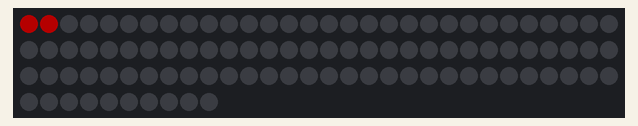
This sketch was run on a simulated ESP8266 (NodeMCU). Parts: 100 RGB LEDs in strip order, left to right, continuing on the next row. Wiring (inferred from the names in the program): APA102 LEDs: SPI. Dim RGB values are drawn brighter than linear.

Above: at 0.15 s.
At 5.02 s:
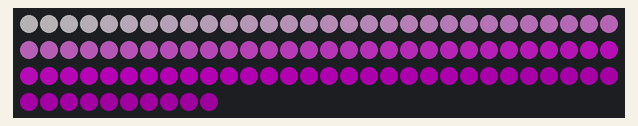
At 9.89 s:
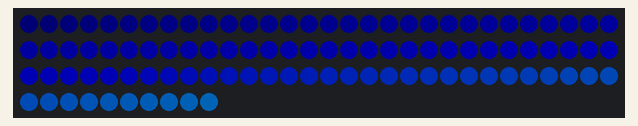
At 19.94 s:
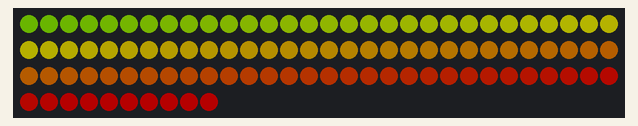
At 29.69 s:
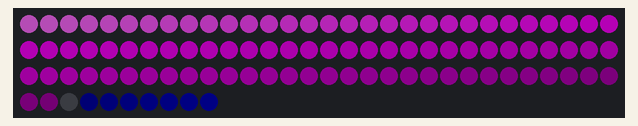
At 39.74 s:
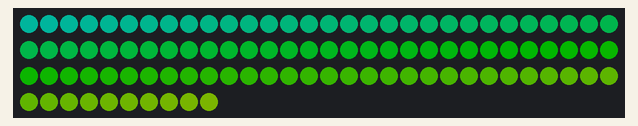

The sketch:

SK9822_Tester.ino
```cpp
/*
      //Pin out for module
      D5  CLK   -   Red
      D7  DATA  -   Black
*/

#include "SPI.h"
#include "apa102LEDStrip.h"
#include "colourObject.h"
#include <ESP8266WiFi.h>

const short int numLeds = 100;
const byte bytesPerLed = 4;
const byte maxValue = 64;
unsigned short int tickCnt=0, cIndex=0;

byte tempColour[3] = {0,0,0};

char colourList[9*3]={maxValue,0,0, maxValue,maxValue,0, 0,maxValue,0, 0,maxValue,maxValue, 0,0,maxValue, 0,0,0, maxValue,0,maxValue, maxValue,maxValue,maxValue, maxValue,0,0};
colourObject dynamicMultiColourBlock(maxValue, 9, colourList);
apa102LEDStrip leds = apa102LEDStrip(numLeds, bytesPerLed, 255);

void setup()
{
  WiFi.mode(WIFI_OFF);
  SPI.begin();
  SPI.setBitOrder(MSBFIRST);
  SPI.setFrequency(10000000);
  renderLEDs();
}


//  NODEmcu SPI APA102 LED Strip Driver code
void renderLEDs()
{
  SPI.writeBytes(leds.LEDs, leds._frameLength);
}


void loop()
{
  dynamicMultiColourBlock.getColour(cIndex%dynamicMultiColourBlock._bandWidth, tempColour);
  leds.setPixel(0, tempColour);
  for(tickCnt=numLeds-1; tickCnt>0; tickCnt--)
  {
    leds.getPixel(tickCnt-1, tempColour);
    leds.setPixel(tickCnt, tempColour);
  }
  renderLEDs();
  delay(10);
  cIndex++;
}
```

apa102LEDStrip.cpp
```cpp
#include "apa102LEDStrip.h"

apa102LEDStrip::apa102LEDStrip(short int numLEDs, byte bytesPerLED, byte globalBrightness)
{
  _numLEDs = numLEDs;
  _bytesPerLED = bytesPerLED;
  _endFrameLength = round( (numLEDs/2)/8 );
  _frameLength = (1+numLEDs+_endFrameLength)*bytesPerLED;
  _globalBrightness = globalBrightness;
  LEDs = new byte[_frameLength];

  //Start Frame
  LEDs[0] = 0;
  LEDs[1] = 0;
  LEDs[2] = 0;
  LEDs[3] = 0;
  //Driver frame+PIXEL frames
  for(_counter=_bytesPerLED; _counter<_frameLength-(_endFrameLength*_bytesPerLED); _counter+=_bytesPerLED)
  {
    LEDs[_counter] = _globalBrightness;
    LEDs[_counter+1] = 0;
    LEDs[_counter+2] = 0;
    LEDs[_counter+3] = 0;
  }
  //END frames
  for(_counter=_frameLength-(_endFrameLength*_bytesPerLED); _counter<_frameLength; _counter+=_bytesPerLED)
  {
    LEDs[_counter] = 255;
    LEDs[_counter+1] = 255;
    LEDs[_counter+2] = 255;
    LEDs[_counter+3] = 255;
  }
}

void apa102LEDStrip::setPixel(short int pixelIndex, byte *pixelColour)
{
  _counter = 4*(pixelIndex+1);
  LEDs[ _counter + 1 ] = pixelColour[2];
  LEDs[ _counter + 2 ] = pixelColour[1];
  LEDs[ _counter + 3 ] = pixelColour[0];
}
void apa102LEDStrip::getPixel(short int pixelIndex, byte *pixelColour)
{
  _counter = 4*(pixelIndex+1);
  pixelColour[2] = LEDs[ _counter + 1 ];
  pixelColour[1] = LEDs[ _counter + 2 ];
  pixelColour[0] = LEDs[ _counter + 3 ];
}
```

apa102LEDStrip.h
```cpp
#ifndef apa102LEDStrip_h
#define apa102LEDStrip_h
#include "Arduino.h"

class apa102LEDStrip
{
  public:
    apa102LEDStrip(short int numLEDs, byte bytesPerLED, byte globalBrightness);
    void setPixel(short int pixelIndex, byte *pixelColour);
    void getPixel(short int pixelIndex, byte *pixelColour);

    byte* LEDs;

    byte _globalBrightness;
    short int _frameLength;
    short int _endFrameLength;
    short int _numLEDs;
    byte _bytesPerLED;
    short int _counter;

  private:
};

#endif
```

colourObject.cpp
```cpp
#include "colourObject.h"
#include <stdlib.h>
#include <math.h>

colourObject::colourObject()
{

}

colourObject::colourObject(char maxValue)
{
  _colourBlockCount = 6;
  _primaryColours = new char*[_colourBlockCount];
  for(_cnt=0; _cnt<_colourBlockCount; _cnt++)
  {
    _primaryColours[_cnt] = new char[3];
  }
  for(_cnt=0; _cnt<3; _cnt++)
  {
    _colourTable[_cnt][0] = 0;
    _colourTable[_cnt][1] = 0;
    _colourTable[_cnt][2] = 0;
  }
  for(_cnt=0; _cnt<2; _cnt++)
  {
    _modifierTable[_cnt][0] = 0;
    _modifierTable[_cnt][1] = 0;
    _modifierTable[_cnt][2] = 0;
  }
  _coloursPerBlock = maxValue;
  _bandWidth = _coloursPerBlock*_colourBlockCount;
  //Fill out default primary colours
  //[[255,0,0],[255,255,0],[0,255,0],[0,255,255],[0,0,255],[255,0,255]]
  _primaryColours[0][0] = maxValue;
  _primaryColours[0][1] = 0;
  _primaryColours[0][2] = 0;

  _primaryColours[1][0] = maxValue;
  _primaryColours[1][1] = maxValue;
  _primaryColours[1][2] = 0;

  _primaryColours[2][0] = 0;
  _primaryColours[2][1] = maxValue;
  _primaryColours[2][2] = 0;

  _primaryColours[3][0] = 0;
  _primaryColours[3][1] = maxValue;
  _primaryColours[3][2] = maxValue;

  _primaryColours[4][0] = 0;
  _primaryColours[4][1] = 0;
  _primaryColours[4][2] = maxValue;

  _primaryColours[5][0] = maxValue;
  _primaryColours[5][1] = 0;
  _primaryColours[5][2] = maxValue;
}

colourObject::colourObject(char maxValue, char colourBlockCount, char *rgbColourArray)
{
  _colourBlockCount = colourBlockCount;
  _primaryColours = new char*[_colourBlockCount];
  for(_cnt=0; _cnt<_colourBlockCount; _cnt++)
  {
    _primaryColours[_cnt] = new char[3];
  }
  //Init the Colour Table
  for(_cnt=0; _cnt<3; _cnt++)
  {
    _colourTable[_cnt][0] = 0;
    _colourTable[_cnt][1] = 0;
    _colourTable[_cnt][2] = 0;
  }
  //Init the Modofier Table
  for(_cnt=0; _cnt<2; _cnt++)
  {
    _modifierTable[_cnt][0] = 0;
    _modifierTable[_cnt][1] = 0;
    _modifierTable[_cnt][2] = 0;
  }
  //number of colours between 1 block and its neighbour
  _coloursPerBlock = maxValue;
  //Total number of colours in this spectrum
  _bandWidth = _coloursPerBlock*_colourBlockCount;
  //Fill out primary colours based on array passed
  for(_cnt=0; _cnt<colourBlockCount; _cnt++)
  {
    _primaryColours[_cnt][0] = rgbColourArray[_cnt*3];
    _primaryColours[_cnt][1] = rgbColourArray[(_cnt*3)+1];
    _primaryColours[_cnt][2] = rgbColourArray[(_cnt*3)+2];
  }
}

void colourObject::getColour(short int colourIndex, byte *colourBlock)
{
  _primColIndex = colourIndex/_coloursPerBlock ;
  _colourTable[0][0] = _primaryColours[_primColIndex][0];
  _colourTable[0][1] = _primaryColours[_primColIndex][1];
  _colourTable[0][2] = _primaryColours[_primColIndex][2];

  _colourTable[1][0] = _primaryColours[(_primColIndex+1)%_colourBlockCount][0];
  _colourTable[1][1] = _primaryColours[(_primColIndex+1)%_colourBlockCount][1];
  _colourTable[1][2] = _primaryColours[(_primColIndex+1)%_colourBlockCount][2];

  gradientGenerator(colourIndex%_coloursPerBlock, _coloursPerBlock);

  colourBlock[0] = _colourTable[2][0];
  colourBlock[1] = _colourTable[2][1];
  colourBlock[2] = _colourTable[2][2];
}

void colourObject::gradientGenerator(unsigned short int colourIndex, unsigned short int bandWidth)
{
  for(_cnt=0; _cnt<3; _cnt++)
  {
    //fill modifier
    if(_colourTable[1][_cnt]>_colourTable[0][_cnt]) { _modifierTable[0][_cnt]=1; }
    else if(_colourTable[1][_cnt]<_colourTable[0][_cnt]) { _modifierTable[0][_cnt]=-1; }
    else if(_colourTable[1][_cnt]==_colourTable[0][_cnt]) { _modifierTable[0][_cnt]=0; }

    //fill step value
    if(_modifierTable[0][_cnt]==1)
    {
      _modifierTable[1][_cnt] = _colourTable[1][_cnt] - _colourTable[0][_cnt];
    }
    else if(_modifierTable[0][_cnt]==-1)
    {
      _modifierTable[1][_cnt] = _colourTable[0][_cnt] - _colourTable[1][_cnt];
    }
    else if(_modifierTable[0][_cnt]==0)
    {
      _modifierTable[1][_cnt] = 0;
    }
    //calculate current gradient between 2 based on the percentile index
    _colourTable[2][_cnt] = _colourTable[0][_cnt] + (((float)_modifierTable[1][_cnt]*((float)colourIndex/(float)bandWidth))*_modifierTable[0][_cnt]);
  }
}
```

colourObject.h
```cpp
#ifndef colourObject_h
#define colourObject_h
#include "Arduino.h"

class colourObject
{
  public:
    colourObject();
    colourObject(char maxValue);
    colourObject(char maxValue, char colourBlockCount, char *rgbColourArray);
    void getColour(short int colourIndex, byte *colourBlock);
    void gradientGenerator(unsigned short int colourIndex, unsigned short int bandwidth);

    char** _primaryColours;
    char _colourTable[3][3];
    short int _modifierTable[2][3];

    char _colourBlockCount;
    unsigned short int _coloursPerBlock;
    unsigned short int _bandWidth;
    char _cnt;
    unsigned short int _primColIndex;

    private:
};

#endif
```
